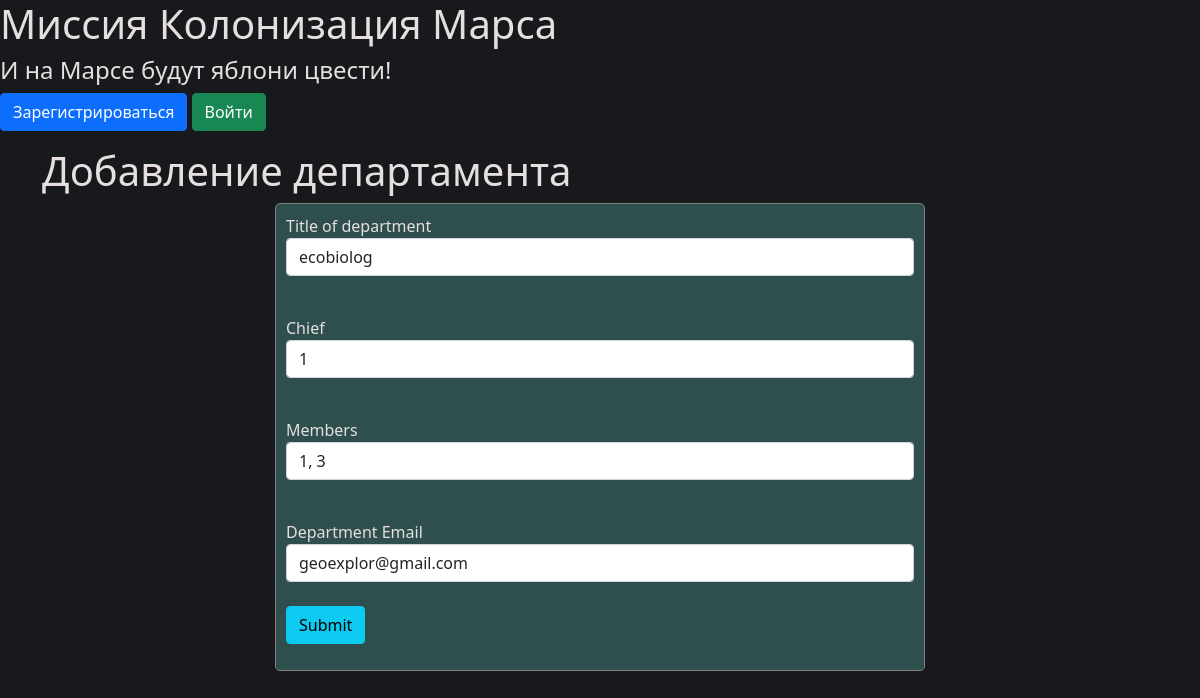
/edit_department/1, run on the app's committed database.
### data/departments.py (models this page shows, shortened)
class Department(SqlAlchemyBase):
    __tablename__ = 'departments'
    id = sqlalchemy.Column(sqlalchemy.Integer,
                           primary_key=True, autoincrement=True)
    title = sqlalchemy.Column(sqlalchemy.String, sqlalchemy.ForeignKey("users.speciality"), nullable=True)
    chief = sqlalchemy.Column(sqlalchemy.Integer)
    members = sqlalchemy.Column(sqlalchemy.String, nullable=True)
    email = sqlalchemy.Column(sqlalchemy.String, index=True, nullable=True)
    user = orm.relationship('User')

### repr.py (the view, shortened to what this page needs)
@app.route('/edit_department/<department_id>', methods=['GET', 'POST'])
def edit_department(department_id):
    form = DepartmentForm()
    db_sess = db_session.create_session()
    department = db_sess.query(Department).filter(Department.id == department_id).first()
    form.title.data = department.title
    form.chief.data = department.chief
    form.members.data = department.members
    form.email.data = department.email
    return render_template('edit_department.html', title='Редактирование департамента', form=form)

### forms/department.py
class DepartmentForm(FlaskForm):
    title = StringField('Title of department', validators=[DataRequired()])
    chief = IntegerField('Chief', validators=[DataRequired()])
    members = StringField('Members', validators=[DataRequired()])
    email = EmailField('Department Email')
    submit = SubmitField('Submit')

### data/db_session.py (called while the page is built)
def create_session() -> Session:
    global __factory
    return __factory()

### templates/edit_department.html (shortened to what this page needs)
{% extends "base.html" %}
{% block hed %}
<link rel="stylesheet" href="/static/css/form.css">
<link rel="stylesheet" href="/static/css/table.css">
{% endblock %}
{% block content %}
<h1>Добавление департамента</h1>
<form class="login_form" action="" method="post" novalidate>
    {{ form.title.label }}<br>
        {{ form.title(class="form-control") }}<br>
    {{ form.chief.label }}<br>
        {{ form.chief(class="form-control") }}<br>
    {{ form.members.label }}<br>
        {{ form.members(class="form-control") }}<br>
    {{ form.email.label }}<br>
        {{ form.email(class="form-control") }}<br>
    <p>{{ form.submit(type="submit", class="btn btn-info") }}</p>
</form>
{% endblock %}

### static/css/form.css (style rules this page uses)
form.login_form { margin-left: auto; margin-right: auto; background-color: #2F4F4F; border: 1px solid gray; border-radius: 5px; padding: 10px; max-width: 650px }

### static/css/table.css (style rules this page uses)
body { background-color: #18191C; color: #e6dfdf; }

### data on the page
Department: title "ecobiolog", chief "1", members "1, 3", email "geoexplor@gmail.com"
